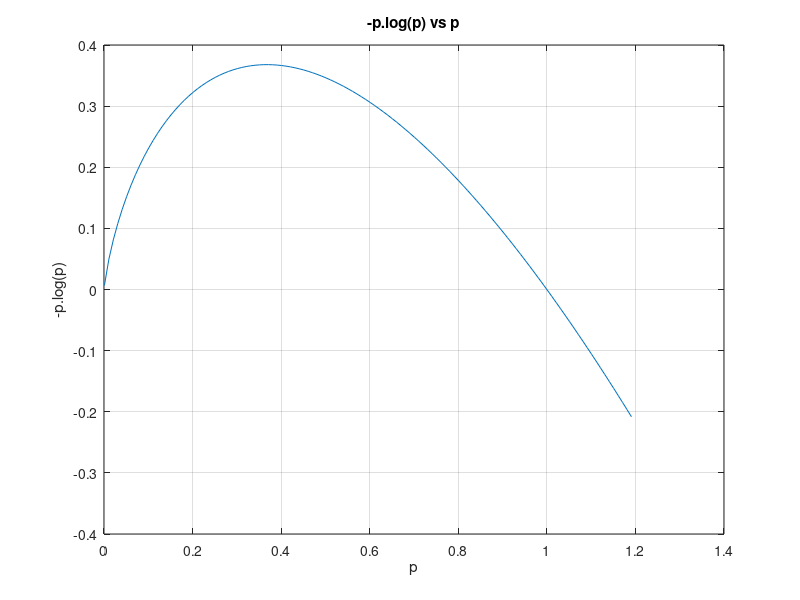

Write MATLAB code to recreate this figure.
function entropy_plot

p = [0.001:0.01:1.2] ;

E = -p.*log(p) ;

figure('Units','pixels','Position',[100 100 500 400])
plot(p,E)
grid on
xlabel('p')
ylabel('-p.log(p)')
title('-p.log(p) vs p')
